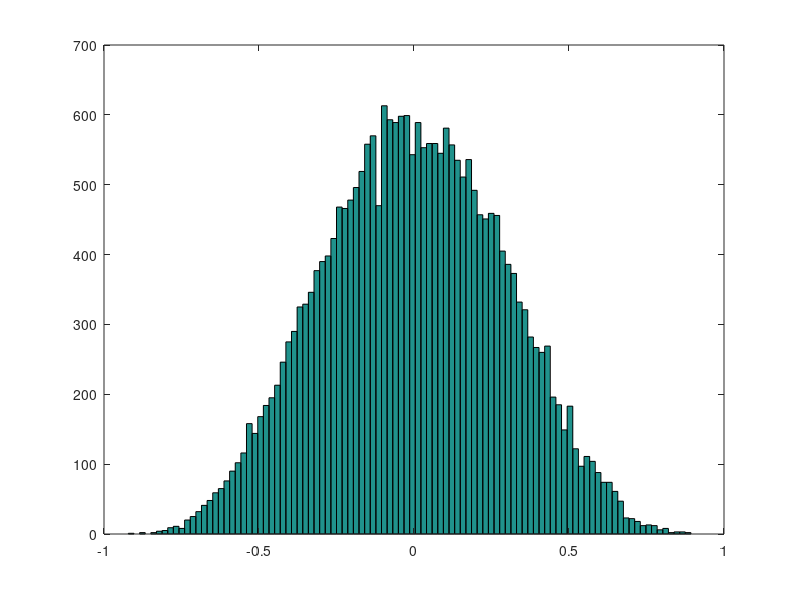
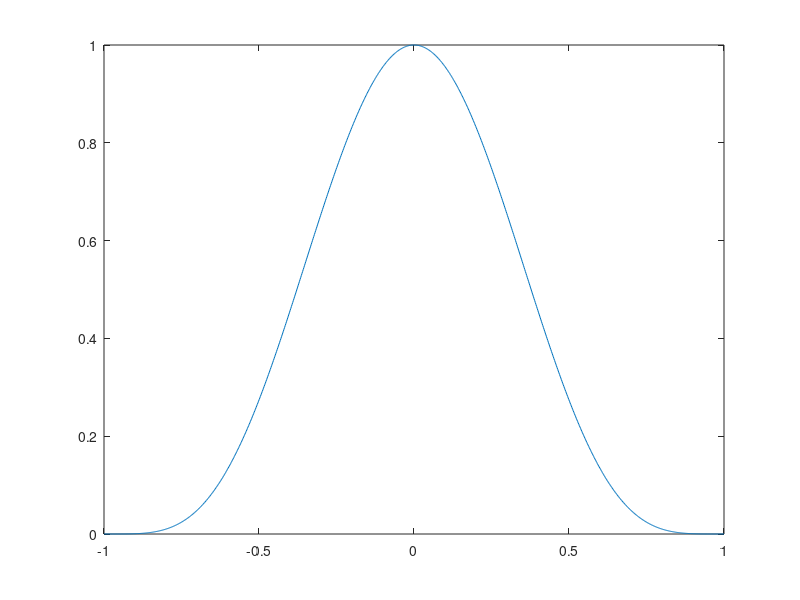

Write MATLAB code to recreate these figures, in order.
function test_multiplicity_spread

M=10;
num_points=1e7;
epsilon=1;

points=(rand(M,num_points)*2-1)*epsilon;
dists_from_zero=sqrt(sum(points.^2,1));

nearby_points=points(:,dists_from_zero<=epsilon);
vals=nearby_points(1,:);
figure; hist(vals,100);

tt=linspace(-1,1,1000);
figure; plot(tt,sqrt(1-tt.^2).^(M-1));

